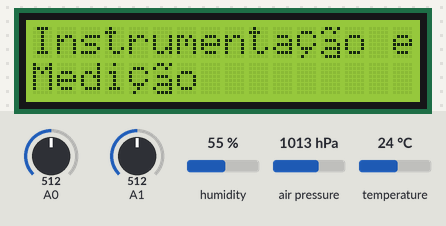
Recording of a sketch running on a simulated Arduino Uno, built with avr-gcc and run on an emulated ATmega328P. Parts: 16×2 character LCD. Inputs (shaded band) come from the test bench; at power-on: humidity 55 %, A0 = 512, A1 = 512, air pressure 1013 hPa, temperature 24 °C. What the sketch prints to the serial monitor is not drawn.

Above: at 3.2 s.
At 22.4 s:
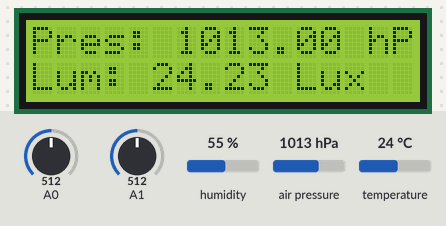
22.5 s: humidity set to 22 %
At 25.5 s:
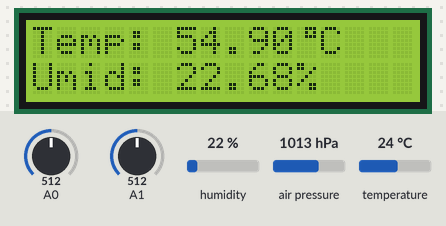
Timing chart, 0 to 27.0 s (numbered marks = the images above; inputs shaded):
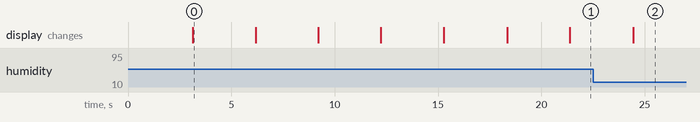

The sketch:

Codigo_Estacao_Metereologica.ino
```cpp
#include <DHT.h>
#include <Adafruit_BMP280.h>
#include <Wire.h>
#include <LiquidCrystal_I2C.h>
#include <Wire.h>
Adafruit_BMP280 bmp; // Declara objeto do tipo BMP
DHT dht(2,DHT22); // Declara objeto do tipo DHT
int bin0, bin1; float tensao0, tensao1, umid, temp, press, res, lum; // Declara variáveis
LiquidCrystal_I2C lcd(0x27,16,2);
byte customChar0[] = { // caracter "°"
  B00111,
  B00101,
  B00111,
  B00000,
  B00000,
  B00000,
  B00000,
  B00000
};
byte customChar1[] = {// caracter "ó"
  B00010,
  B00100,
  B00000,
  B01110,
  B10001,
  B10001,
  B10001,
  B01110
};
byte customChar2[] = {// caracter "ã"
  B01101,
  B10010,
  B00000,
  B01110,
  B00001,
  B01111,
  B10001,
  B01111
};
byte customChar3[] = {//caracter "ç"
  B00000,
  B01110,
  B10001,
  B10000,
  B10001,
  B01110,
  B00100,
  B01000
};


void setup()
{
Serial.begin(9600); // Inicializa serial
dht.begin(); // Inicializa objeto dht
bmp.begin(0x76); // Inicializa objeto BMP
analogReference(INTERNAL); // Fundo escala 1,1 V
lcd.init(); // Inicializa LCD
lcd.backlight(); // Liga luz do LCD
lcd.createChar(0, customChar0);
lcd.createChar(1, customChar1);
lcd.createChar(2, customChar2);
lcd.createChar(3, customChar3);
lcd.setCursor(0,0); // Move cursor no LCD
lcd.print("Esta");// Escreve no LCD
lcd.write(3);
lcd.write(2);
lcd.print("o");
lcd.setCursor(0,1);
lcd.print("Metereol");
lcd.write(1);
lcd.print("gica");
delay(3000);
lcd.setCursor(0,0);
lcd.print("Instrumenta");
lcd.write(3);
lcd.write(2);
lcd.print("o e");
lcd.setCursor(0,1);
lcd.print("Medi");
lcd.write(3);
lcd.write(2);
lcd.print("o         ");
delay(3000);
lcd.setCursor(0,0);
lcd.print("1B Engenharia   ");
lcd.setCursor(0,1);
lcd.print("2021/1          ");
delay(3000);
lcd.setCursor(0,0);
lcd.print("Douglas Pablo   ");
lcd.setCursor(0,1);
lcd.print("B. Celestino    ");
delay(3000);
lcd.setCursor(0,0);
lcd.print("Lucas Nory      ");
lcd.setCursor(0,1);
lcd.print("Ulson           ");
delay(3000);
lcd.setCursor(0,0);
lcd.print("Marlon Silva    ");
lcd.setCursor(0,1);
lcd.print("Pereira         ");
delay(3000);
}

void loop()
{
bin0 = analogRead(A0); // Lê valor binário
tensao0 = (bin0/1023.0)*1.1; // Converte em tensão
temp = 99.62*tensao0+0.06; // Converte em temp.
umid = dht.readHumidity(); // Lê umidade
umid = 1.02*umid + 0.24; // Calibração
press = bmp.readPressure(); // Lê pressão
bin1 = analogRead(A1); // Lê binário
tensao1 = (bin1/1023.0)*1.1; // Calc. tensão
res = tensao1*100000.0/(5.0-tensao1); // Calc. resist.
lum = pow(10,6.5-1.25*log10(res)); // Calc. lumnos.
Serial.print("\n\nTemperatura [ºC]: ");
Serial.print(temp); // Exibe temperatura
Serial.print("\nUmidade [%]: ");
Serial.print(umid); // Exibe umidade
Serial.print("\nPressão [hPa]: ");
Serial.print(press/100); // Exibe pressão
Serial.print("\nLuminosidade [Lux]: ");
Serial.print(lum); // Exibe luminosidade
lcd.setCursor(0,0); // Move cursor no LCD
lcd.print("Temp: ");// Escreve no LCD
lcd.print(temp);
lcd.write(0);
lcd.print("C    ");
lcd.setCursor(0,1);
lcd.print("Umid: ");
lcd.print(umid);
lcd.print("%     ");
delay(3000);
lcd.setCursor(0,0);
lcd.print("Pres: ");
lcd.print(press/100);
lcd.print(" hPa");//
lcd.setCursor(0,1);
lcd.print("Lum: ");
lcd.print(lum);
lcd.print(" Lux");
delay(3000);
}
```

Measured:
- after the input at 22.5 s, the display: changes after 1.9 s (image 2)
- what the display in image 0 shows lasts 3.1 s, from 3.1 s to 6.2 s
